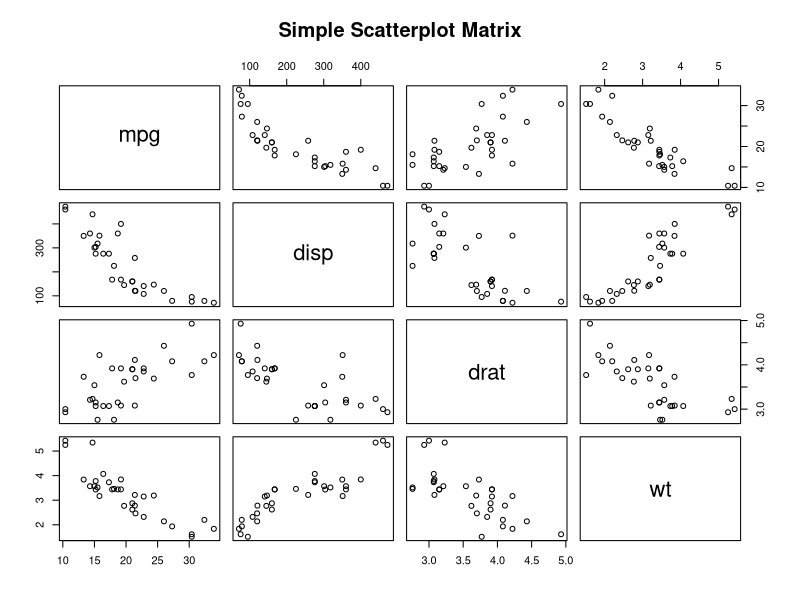
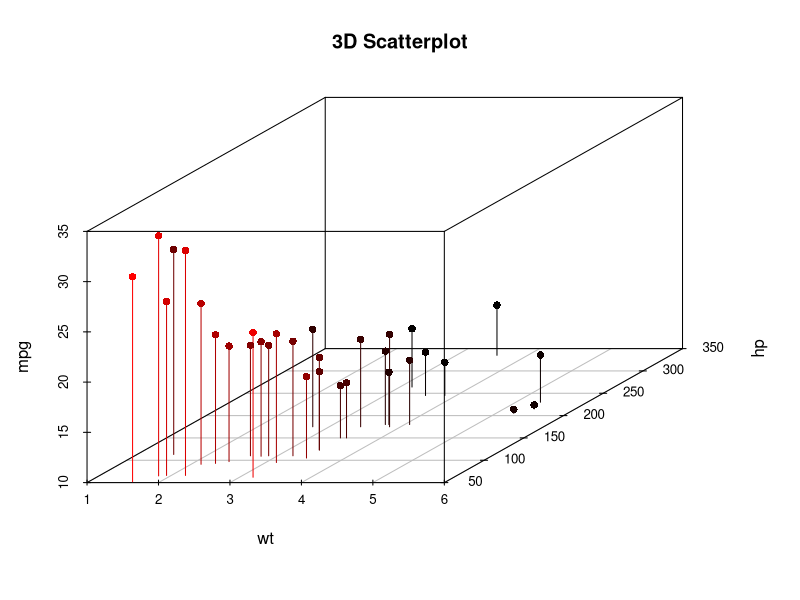

Reproduce these figures in R, in order.
# Title 2.

# Basic Scatterplot Matrix
pairs(~mpg+disp+drat+wt,data=mtcars,
            main="Simple Scatterplot Matrix")

# Install requirements & plotting of 3D scatterplot
install.packages("scatterplot3d")
library(scatterplot3d)
attach(mtcars)
scatterplot3d(wt,hp,mpg, pch=16, highlight.3d=TRUE,
	                    type="h", main="3D Scatterplot")
